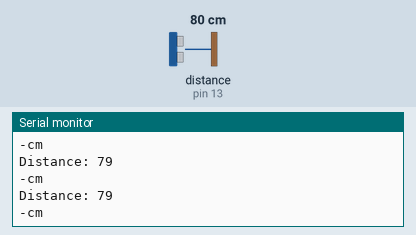
Simulated run of this sketch. Board: Arduino Uno, built with avr-gcc and run on an emulated ATmega328P. On the bench: the last lines printed to the serial monitor. The inputs (shaded band) are chosen by the test bench; at power-on: distance to the obstacle (sensor on pin 13) 80 cm. The echo pulse lasts 58.3 µs per cm.

Above: at 1.2 s.
1.3 s: distance to the obstacle (sensor on pin 13) set to 2 cm
At 2.4 s:
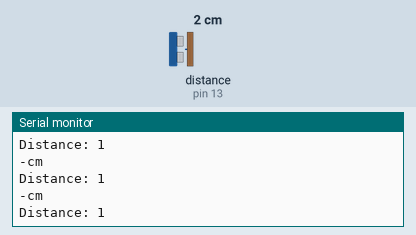
4.3 s: distance to the obstacle (sensor on pin 13) set to 4 cm
At 5.2 s:
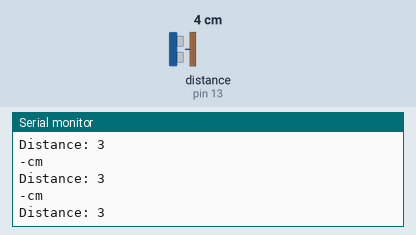
7.3 s: distance to the obstacle (sensor on pin 13) set to 2 cm
At 7.9 s:
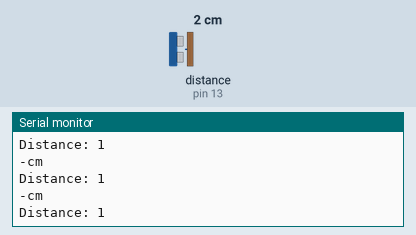
10.3 s: distance to the obstacle (sensor on pin 13) set to 18 cm
At 11.1 s:
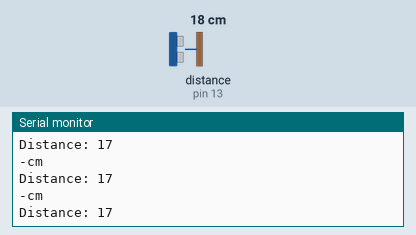
13.3 s: distance to the obstacle (sensor on pin 13) set to 9 cm
At 14.2 s:
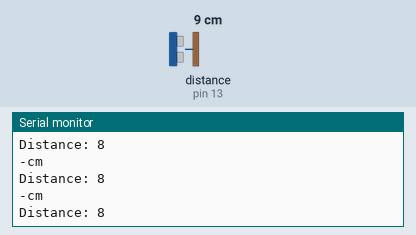
Timing chart, 0 to 16.3 s (numbered marks = the images above; inputs shaded):
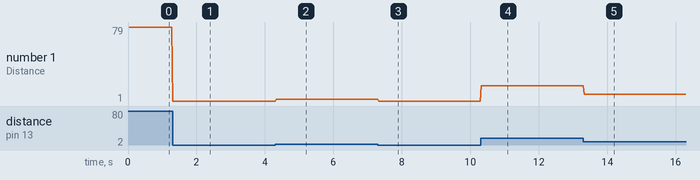

The sketch:

ultrasonic.ino
```cpp
//assigning variables to trig and echo pins
int trig = 12;
int echo = 13;

//Assigning and declaring variables for Calculation
const float sos = 0.034;
int distance;
float duration;


void setup() {
  // put your setup code here, to run once:
//Setting Up pin modes
pinMode(trig, OUTPUT);
pinMode(echo, INPUT);
//initializing Serial communication
Serial.begin(9600);

//testing trigger pin of Ultrasonic sensor
digitalWrite(trig, HIGH);
delay(2);
digitalWrite(trig, LOW);
delay(2);
}

void loop() {
  // put your main code here, to run repeatedly:
//trigerring ultrasonic waves for 30 milliseconds(0.03 sec)
digitalWrite(trig, HIGH);
delay(30);

//turning of off and waiting for 2 milliseconds(0.002 sec)
digitalWrite(trig, LOW);
delay(2);

//Assigning travel time for ultrasound waves to a variable
duration = pulseIn(echo, HIGH);

//Calculating for distance
distance = (sos*duration)/2;

//printing distance to the Serial Monitor
Serial.print("Distance: ");
Serial.println(distance);
Serial.println("-cm");

}
```

Measured:
- after the input at 1.3 s, the serial monitor: prints a new line at once (image 1)
- after the input at 4.3 s, the serial monitor: prints a new line at once (image 2)
- after the input at 7.3 s, the serial monitor: prints a new line at once (image 3)
- after the input at 10.3 s, the serial monitor: prints a new line at once (image 4)
- after the input at 13.3 s, the serial monitor: prints a new line at once (image 5)
- plotted number 1: 79 → 1 after the input at 1.3 s, 1 → 3 after the input at 4.3 s, 3 → 1 after the input at 7.3 s, 1 → 17 after the input at 10.3 s, 17 → 8 after the input at 13.3 s
